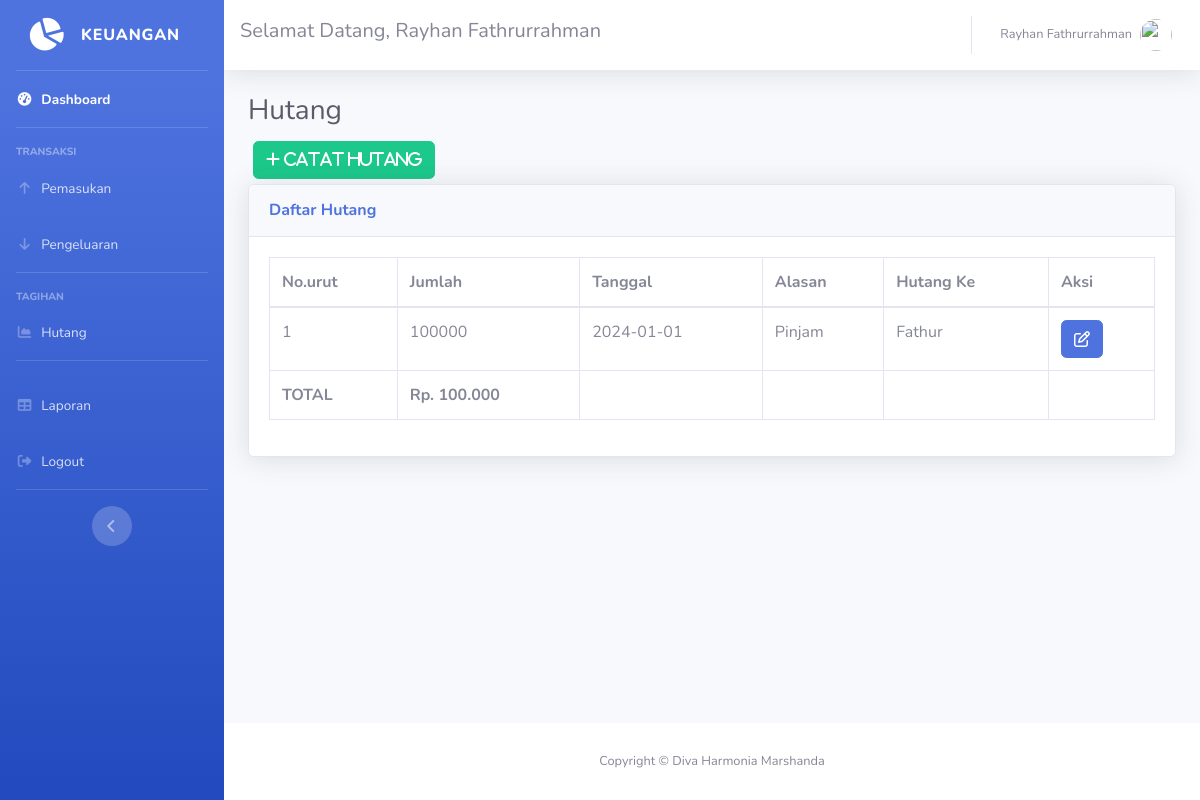
The page /hutang.php (signed in) on the database its author committed.
### tables this page shows
CREATE TABLE `hutang` (
  `id_hutang` int(11) NOT NULL,
  `jumlah` int(11) NOT NULL,
  `tgl_hutang` date NOT NULL,
  `alasan` text NOT NULL,
  `hutangin` varchar(40) NOT NULL
);

### hutang.php (the view, shortened to what this page needs)
<!DOCTYPE html>
<html lang="en">
<head>
  <link href="vendor/fontawesome-free/css/all.min.css" rel="stylesheet" type="text/css">
  <link href="css/sb-admin-2.min.css" rel="stylesheet">
</head>
<body id="page-top">
<?php
require 'koneksi.php';
require 'sidebar.php';
?>
      <div id="content">
<?php require 'navbar.php'; ?>
        <div class="container-fluid">
          <h1 class="h3 mb-2 text-gray-800">Hutang</h1>
          <button type="button" class="btn btn-success" style="margin:5px" data-toggle="modal" data-target="#myModalTambah"><i class="fa fa-plus"> Catat Hutang</i></button><br>
          <div class="card shadow mb-4">
            <div class="card-header py-3">
              <h6 class="m-0 font-weight-bold text-primary">Daftar Hutang</h6>
            </div>
            <div class="card-body">
              <div class="table-responsive">
                <table class="table table-bordered" id="dataTable" width="100%" cellspacing="0">
                  <thead>
                    <tr>
					            <th>No.urut</th>
                      <th>Jumlah</th>
                      <th>Tanggal</th>
                      <th>Alasan</th>
                      <th>Hutang Ke</th>
                      <th>Aksi</th>
                    </tr>
                  </thead>
                  <tbody>
				  <?php
$query = mysqli_query($koneksi,"SELECT * FROM hutang where jumlah > 1000 ORDER BY tgl_hutang DESC");
$no = 1;
$jumlahhutang = 0;
while ($data = mysqli_fetch_assoc($query))
{
  $jumlah = $data['jumlah'];
  $jumlahhutang = $jumlahhutang + $jumlah;
?>
                    <tr>
					<td><?=$no++?></td>
                      <td><?=$data['jumlah']?></td>
                      <td><?=$data['tgl_hutang']?></td>
                      <td><?=$data['alasan']?></td>
                      <td><?=$data['hutangin']?></td>
					  <td>
<a href="#" type="button" class=" fa fa-edit btn btn-primary btn-md" data-toggle="modal" data-target="#myModal<?php echo $data['id_hutang']; ?>"></a>
</td>
</tr>
  </div>
<?php
}
?>
                  <tfoot>
                    <tr>
					            <th>TOTAL</th>
                      <th><?= 'Rp. ' . number_format($jumlahhutang, 0, ',', '.'); ?></th>
                      <th></th>
                      <th></th>
                      <th></th>
                      <th></th>
                    </tr>
                  </tfoot>
              </div>
            </div>
          </div>
        </div>
      </div>
<?php require 'footer.php'?>
    </div>
</body>
</html>

### rows shown on the page
hutang: jumlah "100000", tgl_hutang "2024-01-01", alasan "Pinjam", hutangin "Fathur"

### other values the page prints
$_SESSION['nama'] "Rayhan Fathrurrahman"
$jumlahhutang "100.000"
